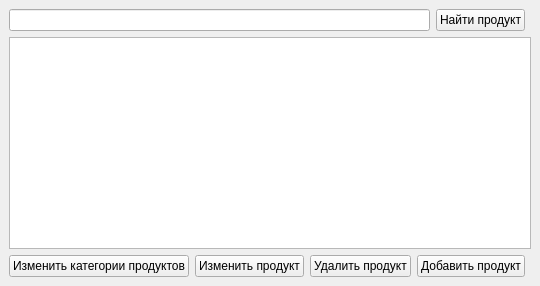
<?xml version="1.0" encoding="UTF-8"?>
<ui version="4.0">
 <class>MainWindow</class>
 <widget class="QMainWindow" name="MainWindow">
  <property name="geometry">
   <rect>
    <x>0</x>
    <y>0</y>
    <width>526</width>
    <height>286</height>
   </rect>
  </property>
  <property name="sizePolicy">
   <sizepolicy hsizetype="Expanding" vsizetype="Expanding">
    <horstretch>0</horstretch>
    <verstretch>0</verstretch>
   </sizepolicy>
  </property>
  <property name="windowTitle">
   <string>Продукты</string>
  </property>
  <widget class="QWidget" name="centralwidget">
   <layout class="QGridLayout" name="gridLayout_2">
    <item row="0" column="0">
     <layout class="QGridLayout" name="gridLayout">
      <item row="6" column="0">
       <layout class="QHBoxLayout" name="horizontalLayout_2">
        <item>
         <spacer name="horizontalSpacer">
          <property name="orientation">
           <enum>Qt::Horizontal</enum>
          </property>
          <property name="sizeHint" stdset="0">
           <size>
            <width>40</width>
            <height>20</height>
           </size>
          </property>
         </spacer>
        </item>
        <item>
         <widget class="QPushButton" name="pushButton_5">
          <property name="text">
           <string>Изменить категории продуктов</string>
          </property>
         </widget>
        </item>
        <item>
         <widget class="QPushButton" name="pushButton_4">
          <property name="text">
           <string>Изменить продукт</string>
          </property>
         </widget>
        </item>
        <item>
         <widget class="QPushButton" name="pushButton_3">
          <property name="text">
           <string>Удалить продукт</string>
          </property>
         </widget>
        </item>
        <item>
         <widget class="QPushButton" name="pushButton">
          <property name="text">
           <string>Добавить продукт</string>
          </property>
         </widget>
        </item>
       </layout>
      </item>
      <item row="3" column="0">
       <layout class="QHBoxLayout" name="horizontalLayout">
        <item>
         <widget class="QLineEdit" name="lineEdit"/>
        </item>
        <item>
         <widget class="QPushButton" name="pushButton_2">
          <property name="text">
           <string>Найти продукт</string>
          </property>
         </widget>
        </item>
       </layout>
      </item>
      <item row="4" column="0" colspan="2">
       <widget class="QTableView" name="tableView">
        <property name="selectionMode">
         <enum>QAbstractItemView::SingleSelection</enum>
        </property>
        <property name="selectionBehavior">
         <enum>QAbstractItemView::SelectRows</enum>
        </property>
        <property name="wordWrap">
         <bool>false</bool>
        </property>
        <attribute name="horizontalHeaderStretchLastSection">
         <bool>true</bool>
        </attribute>
        <attribute name="verticalHeaderVisible">
         <bool>false</bool>
        </attribute>
        <attribute name="verticalHeaderHighlightSections">
         <bool>false</bool>
        </attribute>
        <attribute name="verticalHeaderStretchLastSection">
         <bool>false</bool>
        </attribute>
       </widget>
      </item>
     </layout>
    </item>
   </layout>
  </widget>
  <widget class="QMenuBar" name="menubar">
   <property name="geometry">
    <rect>
     <x>0</x>
     <y>0</y>
     <width>526</width>
     <height>21</height>
    </rect>
   </property>
  </widget>
  <action name="clients_action">
   <property name="text">
    <string>Клиенты</string>
   </property>
  </action>
  <action name="suppliers_action">
   <property name="text">
    <string>Поставщики</string>
   </property>
  </action>
  <action name="products_action">
   <property name="text">
    <string>Продукты</string>
   </property>
  </action>
  <action name="warehouse_action">
   <property name="text">
    <string>Склад</string>
   </property>
  </action>
  <action name="orders_action">
   <property name="text">
    <string>Заказы</string>
   </property>
  </action>
 </widget>
 <resources/>
 <connections/>
</ui>
